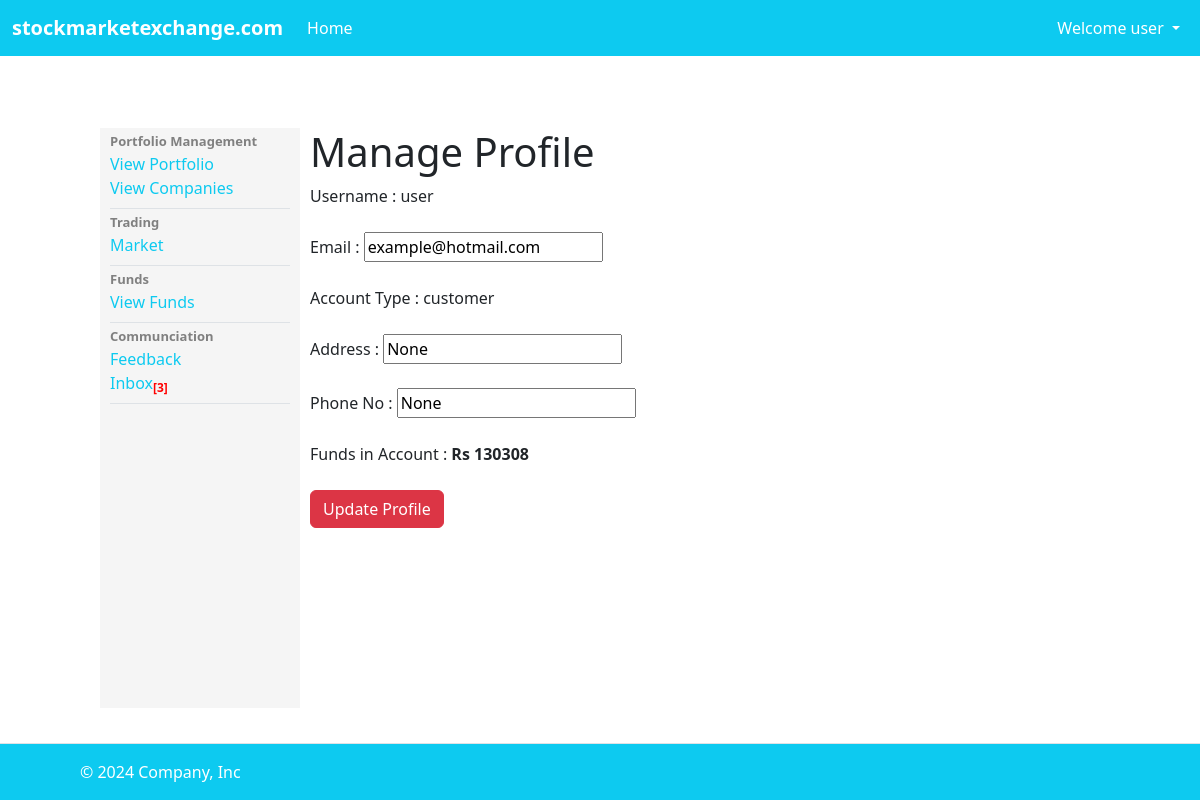
/manageprofile (signed in), run on the app's committed database.
### tables this page shows
CREATE TABLE Users (UserId INTEGER PRIMARY KEY AUTOINCREMENT,Username VARCHAR(255),Email VARCHAR(255),Password VARCHAR(255),Type VARCHAR(255) DEFAULT "customer",Address VARCHAR(255),PhoneNo VARCHAR(255),Funds DECIMAL(12,2) DEFAULT 0);

### app.py (the view)
@app.route('/manageprofile')
def manageprofile():
    Username1 = session.get('Username')
    tips = session.get('tips')
    userid = session.get('UserId')
    with sqlite3.connect('database.db') as con:
        cur = con.cursor()
        cur.execute('SELECT * FROM Users WHERE UserId=?',(userid,))
        rows = cur.fetchall()
        con.commit()
    return render_template('manageprofile.html',Username1=Username1,userid=userid,rows=rows,tips=tips)

### templates/manageprofile.html (shortened to what this page needs)
{% extends "userlogin.html" %}
{% block body %}
<h1>Manage Profile</h1>
{% for row in rows %}
<form action="/managecomplete" method="post">
    Username         : {{ Username1 }} <br><br>
    Email            : <input type="email" value="{{ row[2] }}" name="newemail"><br><br>
    Account Type     : {{ row[4] }}<br><br>
    Address          : <input type="text" value="{{ row[5] }}" name="newaddress"><br><br>
    Phone No         : <input type="text" value="{{ row[6] }}" name="newphoneno"><br><br>
    Funds in Account : <b>Rs {{ row[7] }}</b><br><br>
    <input type="submit" value="Update Profile" class="btn btn-danger">
</form><br>
{% endfor %}
{% endblock %}

### data on the page
Users: Username1 "user", newemail "example@hotmail.com", Type "customer", newaddress "None", newphoneno "None", Funds "130308"

### other printed values
{{ Username1 }} "user"
{{ tips }} "3"
